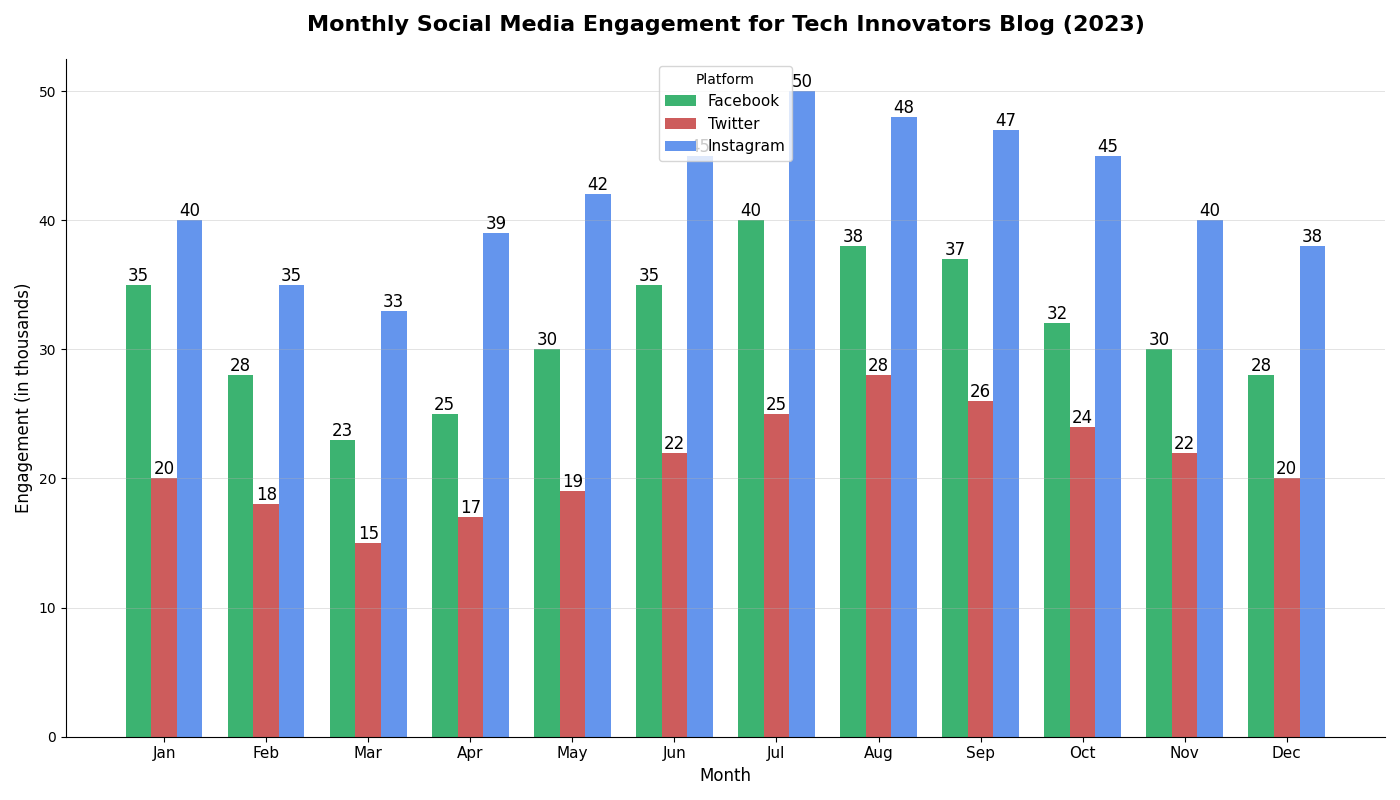

Write Python code to recreate this figure.
import matplotlib.pyplot as plt
import numpy as np

# Data for Monthly Social Media Engagement 
months = ['Jan', 'Feb', 'Mar', 'Apr', 'May', 'Jun', 'Jul', 'Aug', 'Sep', 'Oct', 'Nov', 'Dec']
platforms = ['Facebook', 'Twitter', 'Instagram']
engagement_data = {
    'Facebook': [35, 28, 23, 25, 30, 35, 40, 38, 37, 32, 30, 28],
    'Twitter': [20, 18, 15, 17, 19, 22, 25, 28, 26, 24, 22, 20],
    'Instagram': [40, 35, 33, 39, 42, 45, 50, 48, 47, 45, 40, 38]
}

facebook_data = np.array(engagement_data['Facebook'])
twitter_data = np.array(engagement_data['Twitter'])
instagram_data = np.array(engagement_data['Instagram'])

fig, ax = plt.subplots(figsize=(14, 8))
bar_width = 0.25
x_positions = np.arange(len(months))

# Random changes in colors and marker styles
bars_fb = ax.bar(x_positions - bar_width, facebook_data, bar_width, label='Facebook', color='mediumseagreen', linestyle='-.')
bars_tw = ax.bar(x_positions, twitter_data, bar_width, label='Twitter', color='indianred', linestyle='--')
bars_ig = ax.bar(x_positions + bar_width, instagram_data, bar_width, label='Instagram', color='cornflowerblue', linestyle='-')

# Annotate each bar with the values using varied fontsizes
for rect in bars_fb + bars_tw + bars_ig:
    height = rect.get_height()
    ax.text(rect.get_x() + rect.get_width()/2.0, height, f'{height}', ha='center', va='bottom', fontsize=12)

ax.set_title('Monthly Social Media Engagement for Tech Innovators Blog (2023)', fontsize=16, pad=20, weight='bold')
ax.set_xlabel('Month', fontsize=12)
ax.set_ylabel('Engagement (in thousands)', fontsize=12)
ax.set_xticks(x_positions)
ax.set_xticklabels(months, fontsize=11)

# Random changes in legend and grid styles
ax.legend(title='Platform', fontsize=11, loc='upper center')
ax.yaxis.grid(True, linestyle='-', linewidth=0.5, alpha=0.5)

# Random change to border by altering spines 
ax.spines['top'].set_visible(False)
ax.spines['right'].set_visible(False)

plt.tight_layout()
plt.show()
